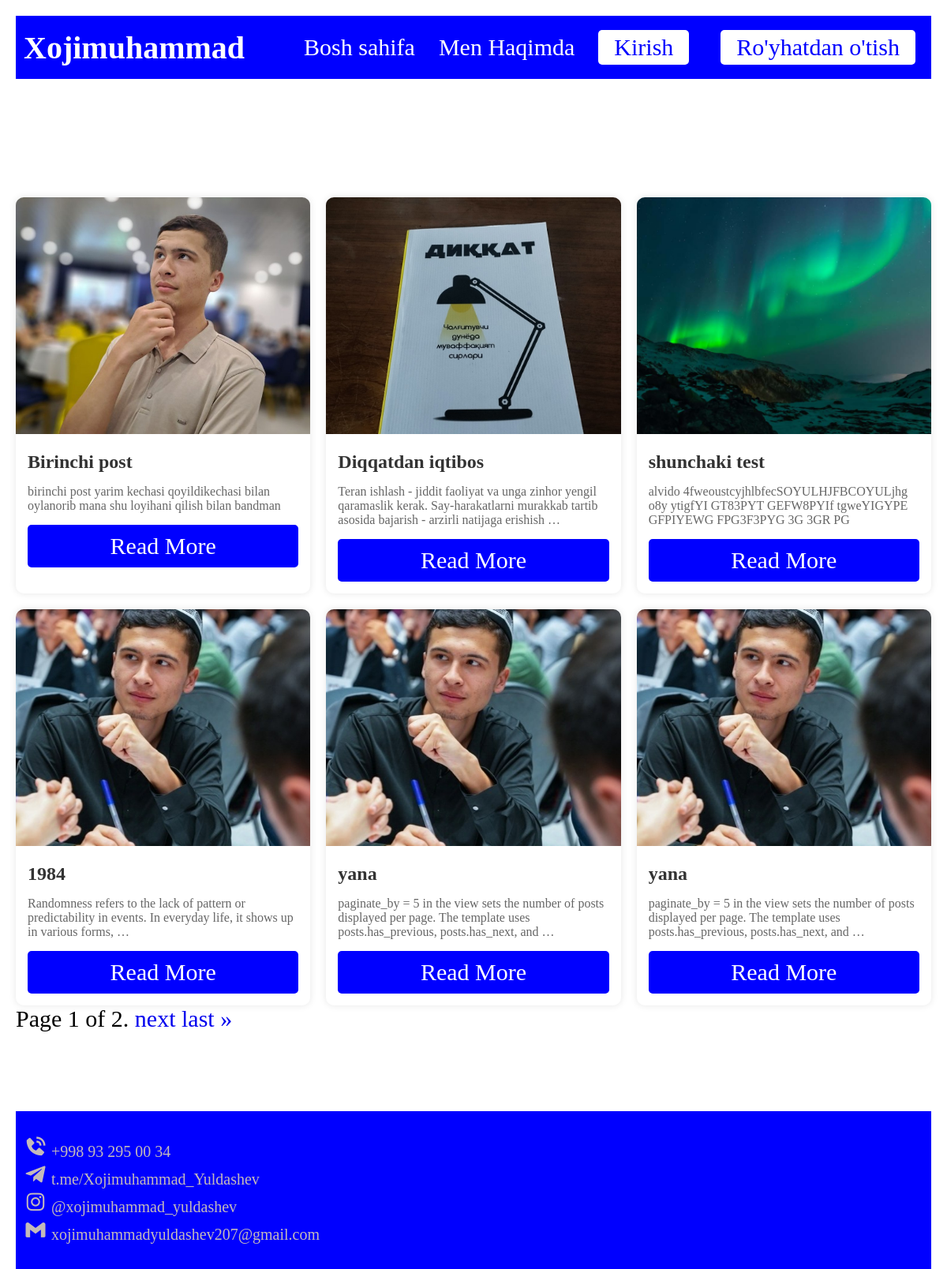
/posts/, run on the app's committed database.
### post/models.py (models this page shows, shortened)
class Post(models.Model):
    cover_image = models.ImageField(upload_to="posts/%Y/%m/%d/")
    title = models.CharField(max_length=200)
    description = models.TextField()
    content = models.TextField()
    date_posted = models.DateTimeField(auto_now_add=True)
    author = models.ForeignKey(User, on_delete=models.CASCADE)

### post/views.py (the view)
# urls.py: path("posts/", PostsListView.as_view(), name="posts"),
class PostsListView(ListView):
    model = Post
    template_name = "posts.html"
    context_object_name = "posts"
    ordering = ["-date_posted"]
    paginate_by = 6
    def get_context_data(self, **kwargs):
        context = super().get_context_data(**kwargs)
        page = self.request.GET.get("page")
        posts = Post.objects.all()
        paginator = Paginator(posts, self.paginate_by)
        try:
            posts = paginator.page(page)
        except PageNotAnInteger:
            posts = paginator.page(1)
        except EmptyPage:
            posts = paginator.page(paginator.num_pages)
        context["posts"] = posts
        context["page"] = page
        return context

### templates/posts.html (shortened to what this page needs)
{% extends 'base.html' %}
{% load static %}
{% block content %}
    <main class="home_main">
        <section class="posts">
            {% for post in posts %}
                <div class="post-card">
                    <img src="{{ post.cover_image.url }}" alt="Post Image">
                    <h3>{{ post.title }}</h3>
                    <p>{{ post.content|truncatewords:20 }}</p>
                    <a href="{% url 'post-detail' post.pk %}">Read More</a>
                </div>
                 {% empty %}
                    <li>No posts available.</li>
            {% endfor %}
        </section>
    </main>
     <div class="pagination">
    <span class="step-links">
        <span class="current">
            Page {{ posts.number }} of {{ posts.paginator.num_pages }}.
        </span>
        {% if posts.has_next %}
            <a href="?page={{ posts.next_page_number }}">next</a>
            <a href="?page={{ posts.paginator.num_pages }}">last &raquo;</a>
        {% endif %}
    </span>
            </div>
{% endblock %}

### templates/base.html (shortened to what this page needs)
{% load static %}
<!DOCTYPE html>
<html lang="en">
<head>
    <link rel="stylesheet" href="{% static "css/home.css" %}">
    <link rel="stylesheet" href="{% static "css/about.css" %}">
    <link href='https://unpkg.com/boxicons@2.1.4/css/boxicons.min.css' rel='stylesheet'>
    <link href='https://unpkg.com/boxicons@2.1.4/css/boxicons.min.css' rel='stylesheet'>
</head>
<body>
    <div class="container">
        <header>
            <nav>
                <h1>Xojimuhammad</h1>
                <ul class="nav-links">
                    <li><a href="{% url 'home' %}">Bosh sahifa</a></li>
                    <li><a href="{% url 'about' %}">Men Haqimda</a></li>
                    {% if user.is_authenticated %}
                    <li><a href="{% url 'posts' %}">Postlar</a></li>
                    <li><a class="btn" href="">{{ user.username }}</a></li>
                    <li><a class="btn" href="{% url 'logout' %}">Chiqish</a></li>
                    {% else %}
                    <li><a class="btn" href="{% url 'login' %}">Kirish</a></li>
                    <li><a class="btn" href="{% url 'register' %}">Ro'yhatdan o'tish</a></li>
                    {% endif %}
                </ul>
            </nav>
        </header>
    {% block content %}
    {% endblock %}
    <footer>
            <ul>
                <li><a href=""><i class='bx bxs-phone-call' ></i>   +998 93 295 00 34</a></li>
                <li><a href="https://t.me/Xojimuhammad_Yuldashev"><i class='bx bxl-telegram'></i>  t.me/Xojimuhammad_Yuldashev</a></li>
                <li><a href="https://www.instagram.com/xojimuhammad_yuldashev/"><i class='bx bxl-instagram' ></i> @xojimuhammad_yuldashev</a></li>
                <li><a href=""><i class='bx bxl-gmail' ></i>    xojimuhammadyuldashev207@gmail.com</a></li>
            </ul>
        </footer>
    </div>
</body>
</html>

### static/css/home.css (style rules this page uses)
* { margin: 0; padding: 0; box-sizing: border-box; font-size: 30px; list-style: none; text-decoration: none; }
.container { width: 100%; margin: 0 auto; padding: 0 20px; }
header nav { display: flex; align-items: center; justify-content: space-between; background-color: blue; height: 80px; padding: 0 10px; margin-top: 20px; }
header nav ul { display: flex; align-items: center; list-style: none; gap: 30px; }
header nav h1 { color: #fff; font-size: 40px; }
header nav ul li a { text-decoration: none; color: #fff; }
header nav ul li .btn { background-color: #fff; color: blue; padding: 5px 20px; border-radius: 5px; }
.home_main { display: flex; align-items: center; justify-content: center; gap: 50px; margin-top: 100px; }
footer { background-color: blue; height: 200px; display: grid; align-items: center; padding: 0 10px; margin-top: 100px; }
h1 { color: green; }
footer ul li a { color: #c4baba; font-size: 20px; }
.posts { display: grid; grid-template-columns: repeat(3, 1fr); gap: 20px; margin-top: 50px; }
.post-card { background-color: white; border-radius: 10px; box-shadow: 0 0 10px rgba(0, 0, 0, 0.1); overflow: hidden; transition: transform 0.3s ease-in-out; }
.post-card img { width: 100%; height: 300px; object-fit: cover; }
.post-card h3 { margin: 15px; font-size: 24px; color: #333; }
.post-card p { margin: 0 15px 15px; font-size: 16px; color: #666; }
.post-card a { display: block; margin: 15px; padding: 10px 15px; background-color: blue; color: white; text-align: center; text-decoration: none; border-radius: 5px; transition: background-color 0.3s ease-in-out; }
.btn { display: inline-block; padding: 10px 15px; background-color: blue; color: white; text-decoration: none; border-radius: 8px; margin-right: 10px; }

### data on the page
Post: cover_image (picture), title "Birinchi post", content "birinchi post yarim kechasi qoyildikechasi bilan oylanorib mana shu loyihani qilish bilan bandman"
Post: cover_image (picture), title "Diqqatdan iqtibos", content "Teran ishlash - jiddit faoliyat va unga zinhor yengil qaramaslik kerak. Say-harakatlarni murakkab tartib asosida bajarish - arzirli natijaga erishish …"
Post: cover_image (picture), title "shunchaki test", content "alvido 4fweoustcyjhlbfecSOYULHJFBCOYULjhg o8y ytigfYI GT83PYT GEFW8PYIf tgweYIGYPE GFPIYEWG FPG3F3PYG 3G 3GR PG"
Post: cover_image (picture), title "1984", content "Randomness refers to the lack of pattern or predictability in events. In everyday life, it shows up in various forms, …"
Post: cover_image (picture), title "yana", content "paginate_by = 5 in the view sets the number of posts displayed per page. The template uses posts.has_previous, posts.has_next, and …"
Post: cover_image (picture), title "yana", content "paginate_by = 5 in the view sets the number of posts displayed per page. The template uses posts.has_previous, posts.has_next, and …"

### other printed values
{{ posts.number }} "1"
{{ posts.paginator.num_pages }} "2"
